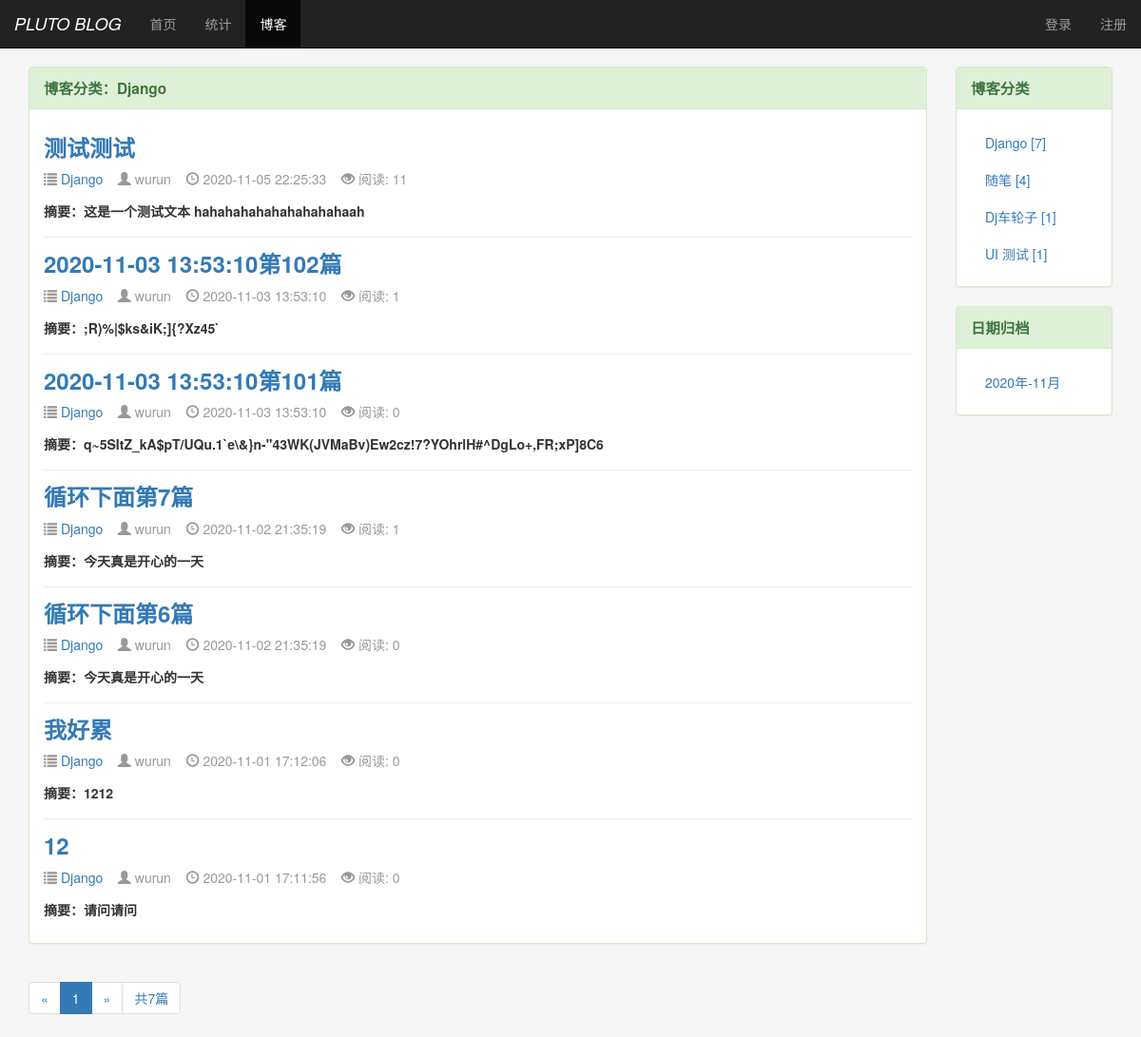
The page /blog/type/1 on the database as committed earlier.
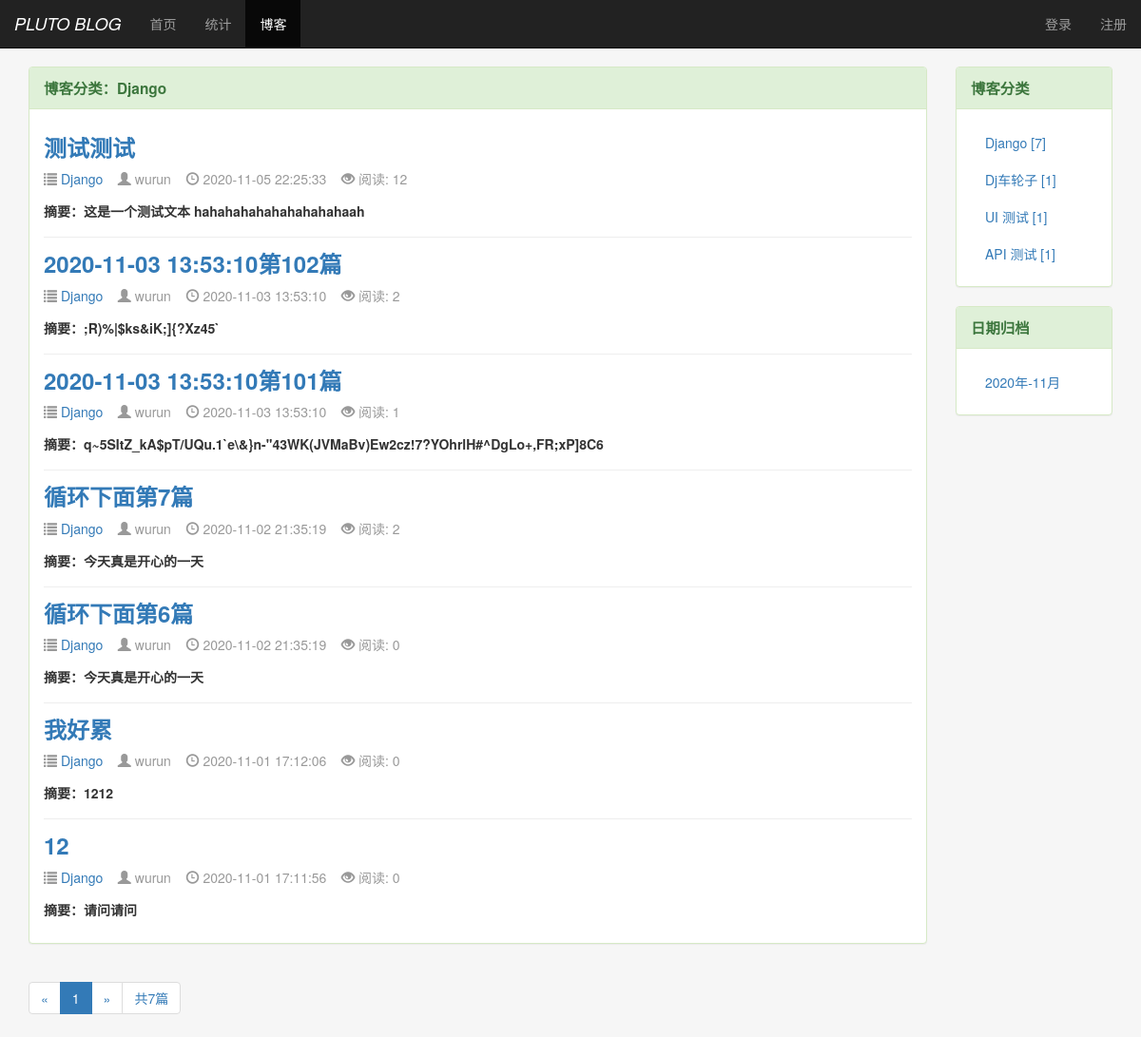
The same page on the database as committed later.
### blog/models.py (models this page shows, shortened)
class BlogType(models.Model):
    type_name = models.CharField(max_length=15)
    objects = models.Manager()  # 加上这句才能应用objects
    def __str__(self):
        return self.type_name
    def blog_count(self):
        return self.blog_set.count()  # blog_set是反向获取被关联外键的model。模型名称小写加_set，count获取数量，相当于sql跨表查询

class Blog(models.Model, ReadNumExpandMethod):
    title = models.CharField(max_length=50)
    blog_type = models.ForeignKey(BlogType, on_delete=models.DO_NOTHING)
    content = RichTextUploadingField()
    author = models.ForeignKey(User, on_delete=models.DO_NOTHING, default=1)
    created_time = models.DateTimeField(auto_now_add=True)
    last_updated_time = models.DateTimeField(auto_now=True)
    read_details = GenericRelation(ReadDetail)  # 反向通用关系，创建一个从相关对象到该对象的关系， 这里关联到ReadDetail-->Blog
    objects = models.Manager()
    class Meta:
        ordering = ['-created_time']  # 倒序显示列表

### read_statistics/models.py (models this page shows)
class ReadNum(models.Model):
    read_num = models.IntegerField(default=0)  # 阅读计数字段，默认0
    content_type = models.ForeignKey(ContentType, on_delete=models.DO_NOTHING)  # 多对一，外键指向ContentType模型
    object_id = models.PositiveIntegerField()  # 数值字段类型，存储将要关联的模型中的主键值
    content_object = GenericForeignKey('content_type', 'object_id')  # 特殊的字段类型,允许与任何模型建立关系

### blog/views.py (the view)
# urls.py: path('type/<int:blog_type_pk>', views.blogs_with_type, name="blogs_with_type"),
def blogs_with_type(request, blog_type_pk):
    blog_type = get_object_or_404(BlogType, pk=blog_type_pk)
    blogs_all_list = Blog.objects.filter(blog_type=blog_type)  # 获取根据类型筛选出的博客列表
    context = get_blogs_list_common_data(request, blogs_all_list)
    context.update(blog_type=blog_type)
    return render(request, 'blog/blogs_with_type.html', context)

### read_statistics/models.py (called while the page is built)
    def get_read_num(self):
        try:
            ct = ContentType.objects.get_for_model(self)  # 获取模型类或模型实例，然后返回ContentType代表该模型的实例
            readnum = ReadNum.objects.get(content_type=ct, object_id=self.pk)  # 根据模型类实例与主键id获取到记录
            return readnum.read_num
        except exceptions.ObjectDoesNotExist:  # 如果不存在read_num, 返回0
            return 0

### blog/templates/blog/blogs_with_type.html (shortened to what this page needs)
{% extends 'blog/blog_list.html' %}
{% block blog_list_title %}<b>博客分类：{{ blog_type.type_name }}</b>{% endblock %}

### blog/templates/blog/blog_list.html (shortened to what this page needs)
{% extends 'base.html' %}
{% block nav_blog_active %}active{% endblock %}
{% load static %}
{% block heard_extends %}
    <link rel="stylesheet" href="{% static '/blog/blog.css' %}">
{% endblock %}
{% block content %}
    <div class="container">
        <div class="row">
            <div class="col-xs-12 col-sm-8 col-md-9 col-lg-10">
                <div class="panel panel-success">
                    <div class="panel-heading">{% block blog_list_title %}<b>博客列表</b>{% endblock %}</div>
                    <div class="panel-body">
                           {% for blog in blogs %}
                                <div class="blog">
                                    <h3><b><a href="{% url 'blog_detail' blog.pk%}">{{ blog.title }}</a></b></h3>
                                    <p class="blog-info">
                                        <span class="glyphicon glyphicon-list"></span><a href="{% url 'blogs_with_type' blog.blog_type.pk %}"> {{ blog.blog_type}}</a>&nbsp;&nbsp;&nbsp;
                                        <span class="glyphicon glyphicon-user"></span> {{ blog.author }}&nbsp;&nbsp;&nbsp;
                                        <span class="glyphicon glyphicon-time"></span> {{ blog.created_time|date:"Y-m-d H:i:s" }}&nbsp;&nbsp;&nbsp;
                                        <span class="glyphicon glyphicon glyphicon-eye-open"></span> 阅读: {{ blog.get_read_num }}
                                    </p>
                                    <p><b>摘要：{{ blog.content|striptags|truncatechars:120 }}</b></p>
                                </div>
                           {% empty %}
                                <div class="blog">
                                    <h3>-- 暂无博客，敬请期待 --</h3>
                                </div>
                           {% endfor %}
                    </div>
                </div>
                <div>
                    <ul class="pagination">
                        <li>
                            {% if page_of_blogs.has_previous %}
                                <a href="?page={{ page_of_blogs.previous_page_number }}" aria-label="Previous">
                                    <span aria-hidden="true">&laquo;</span>
                                </a>
                            {% else %}
                                <span aria-hidden="true">&laquo;</span>
                            {% endif %}
                        </li>
                        {% for page_num in page_range %}
                            {% if page_num == page_of_blogs.number %}
                                <li class="active"><span>{{ page_num }}</span></li>
                            {% endif %}
                        {% endfor %}
                        <li>
                            {% if page_of_blogs.has_next %}
                                <a href="?page={{ page_of_blogs.next_page_number }}" aria-label="Next">
                                    <span aria-hidden="true">&raquo;</span>
                                </a>
                            {% else %}
                                <span aria-hidden="true">&raquo;</span>
                            {% endif %}
                        </li>
                        <li><span>共{{ page_of_blogs.paginator.count }}篇</span></li>
                    </ul>
                </div>
            </div>
            <div class="hidden-xs col-sm-4 col-md-3 col-lg-2">
                <div class="panel panel-success">
                      <div class="panel-heading"><b>博客分类</b></div>
                      <div class="panel-body">
                            <ul class="list-group">
                                {% for blog_type in blog_types %}
                                    <li class="list-group-item">
                                        <a href="{% url 'blogs_with_type' blog_type.pk %}">{{ blog_type.type_name}} [{{ blog_type.blog_count }}]
                                    </a></li>
                                {% empty %}
                                    <li>暂无分类</li>
                                {% endfor %}
                            </ul>
                      </div>
                </div>
                <div class="panel panel-success">
                    <div class="panel-heading"><b>日期归档</b></div>
                    <div class="panel-body">
                        <ul class="list-group">
                            {% for blog_date in blog_dates %}
                                <li class="list-group-item">
                                    <a href="{% url 'blogs_with_date' blog_date.year blog_date.month %}">{{ blog_date|date:"Y年-m月" }}
                                </a></li>
                            {% endfor %}
                        </ul>
                    </div>
                </div>
            </div>
        </div>
    </div>
{% endblock %}

### templates/base.html (shortened to what this page needs)
<!DOCTYPE html>
<html lang="zh-CN">
<head>
    {% load static %}
    <link rel="stylesheet" href="{% static 'base.css' %}">
    <link rel="stylesheet" href="{% static 'bootstrap-3.3.7/css/bootstrap.min.css' %}">
    {% block heard_extends %}{% endblock %}
</head>
<body>
    <div class="navbar  navbar-inverse navbar-fixed-top" role="navigation">
        <div class="container-fluid">
            <div class="navbar-header">
                 <a class="navbar-brand" href="{% url 'home' %}" style="font-style: italic;">PLUTO BLOG
                 </a>
            </div>
            <div id="navbar-collapse" class="collapse navbar-collapse">
                <ul class="nav navbar-nav">
                <li class="{% block nav_home_active %}{% endblock %}">
                    <a href="{% url 'home' %}">首页</a></li>
                <li class="{% block nav_statistics_active %}{% endblock %}">
                    <a href="{% url 'num_statistics' %}">统计</a></li>
                <li class="{% block nav_blog_active %}{% endblock %}">
                    <a href="{% url 'blog_list' %}">博客</a></li>
                </ul>
                <ul class="nav navbar-nav navbar-right">
                {% if user.is_authenticated %}
                    <li role="presentation" class="{% block nav_name_active %}{% endblock %} dropdown">
                        <a class="dropdown-toggle" data-toggle="dropdown" href="#" role="button" aria-haspopup="true" aria-expanded="false">
                        hi~ {{ user.username }}<span class="caret"></span>
                        </a>
                    <ul class="dropdown-menu">
                      <li><a href="{% url 'logout' %}">退出登录</a></li>
                    </ul>
                  </li>
                {% else %}
                <li class="{% block nav_login_active %}{% endblock %}">
                    <a href="{% url 'login' %}">登录</a></li>
                {% endif %}
                <li class="{% block nav_register_active %}{% endblock %}">
                    <a href="{% url 'register' %}">注册</a></li>
                </ul>
            </div>
        </div>
    </div>
    {% block content %}{% endblock %}
</body>
</html>

### static/base.css (style rules this page uses)
* { margin: 0; padding: 0; }
body { margin-top: 70px!important; background-color: #f6f6f6!important; }
ul.list-group { margin-bottom: auto; }
ul.list-group > li.list-group-item { position: relative; display: block; padding: 10px 15px; margin-bottom: -1px; background-color: #fff; border: none; }

### blog/static/blog/blog.css (style rules this page uses)
div.panel-heading { font-size: 110%; }
div.blog:not(:last-child) { margin-bottom: 1em; border-bottom: 1px solid #EEE; padding-bottom: 0.5em; }
div.blog h3 { margin-top: 0.5em; }
div.blog p.blog-info { margin-bottom: 0; padding-bottom: 1em; color: #999; }

Rows that differ between the two databases and show on the page:
removed BlogType: type_name "随笔", blog_count "4"
changed through a linked row, Blog "测试测试": get_read_num "11" → "12"
changed through a linked row, Blog ";R)%|$ks&iK;]{?Xz45`": get_read_num "1" → "2"
computed for Blog "q~5SItZ_kA$pT/UQu.1`e\\&}n-\"43WK(JVMaBv)Ew2cz!7?YOhrlH#^DgLo+,FR;xP]8C6": get_read_num "0" → "1"
changed through a linked row, Blog "循环下面第7篇": get_read_num "1" → "2"
added BlogType: type_name "API 测试", blog_count "1"
